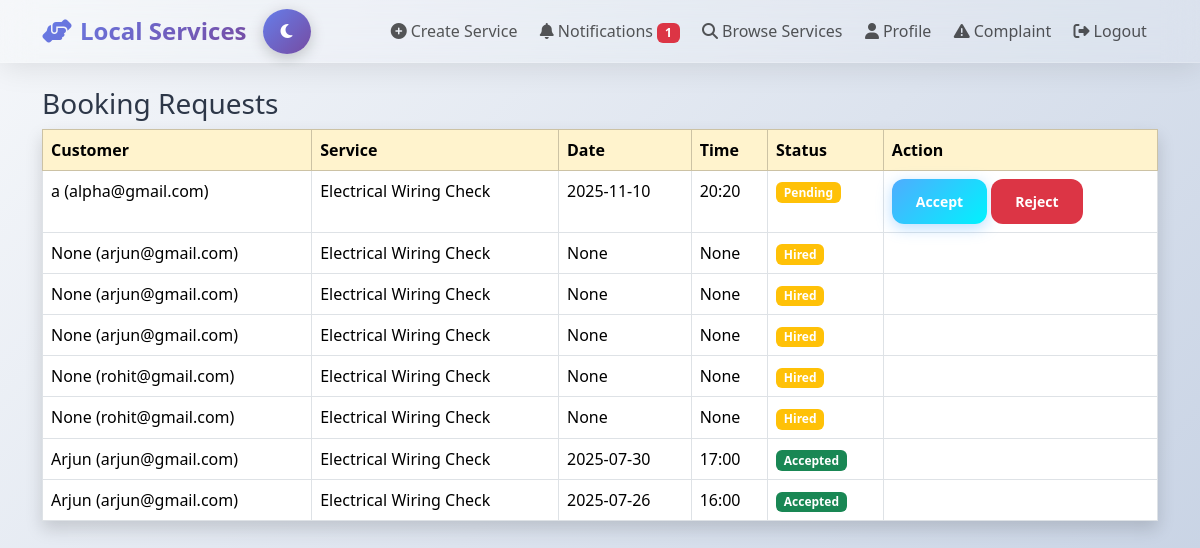
The app's page /provider/notifications (signed in) with its own data.
### app.py (models this page shows, shortened)
class Booking(db.Model):
    id = db.Column(db.Integer, primary_key=True)
    customer_id = db.Column(db.Integer, db.ForeignKey('user.id'), nullable=False)
    provider_id = db.Column(db.Integer, db.ForeignKey('user.id'), nullable=False)
    service_id = db.Column(db.Integer, db.ForeignKey('service.id'), nullable=False)
    customer_name = db.Column(db.String(100))
    age = db.Column(db.Integer)
    gender = db.Column(db.String(20))
    address = db.Column(db.String(200))
    date = db.Column(db.String(50))
    time = db.Column(db.String(50))
    payment_method = db.Column(db.String(20))
    rating = db.Column(db.Integer, default=0)
    status = db.Column(db.String(20), default="Pending")
    timestamp = db.Column(db.DateTime, default=datetime.utcnow)
    service = db.relationship('Service', backref='bookings', lazy=True)
    customer = db.relationship('User', foreign_keys=[customer_id], backref='customer_bookings', lazy=True)
    provider = db.relationship('User', foreign_keys=[provider_id], backref='provider_bookings', lazy=True)

class User(UserMixin, db.Model):
    id = db.Column(db.Integer, primary_key=True)
    username = db.Column(db.String(150), nullable=False, unique=True)
    email = db.Column(db.String(150), nullable=False, unique=True)
    password = db.Column(db.String(150), nullable=False)
    role = db.Column(db.String(50), nullable=False, default='customer')  # customer/provider/admin
    location = db.Column(db.String(100))

class Service(db.Model):
    id = db.Column(db.Integer, primary_key=True)
    provider_id = db.Column(db.Integer, db.ForeignKey('user.id'), nullable=False)
    name = db.Column(db.String(100), nullable=False)
    description = db.Column(db.Text, nullable=False)
    price = db.Column(db.Float, nullable=False)
    location = db.Column(db.String(100), nullable=False)
    is_available = db.Column(db.Boolean, default=True)
    provider = db.relationship('User', backref='services')

### app.py (the view)
@app.route('/provider/notifications')
@login_required
def provider_notifications():
    if current_user.role != "provider":
        flash("Access Denied", "danger")
        return redirect(url_for('index'))
    bookings = Booking.query.filter_by(provider_id=current_user.id).order_by(Booking.timestamp.desc()).all()
    return render_template('provider_notifications.html', bookings=bookings)

### app.py (called while the page is built)
@login_manager.user_loader
def load_user(user_id):
    return User.query.get(int(user_id))

@app.context_processor
def inject_provider_notifications():
    pending_count = 0
    if current_user.is_authenticated and current_user.role == "provider":
        pending_count = Booking.query.filter_by(provider_id=current_user.id, status="Pending").count()
    return dict(provider_pending_count=pending_count)

### templates/provider_notifications.html
{% extends "base.html" %}
{% block content %}
<h3>Booking Requests</h3>
<table class="table table-bordered shadow">
    <thead class="table-warning">
        <tr>
            <th>Customer</th>
            <th>Service</th>
            <th>Date</th>
            <th>Time</th>
            <th>Status</th>
            <th>Action</th>
        </tr>
    </thead>
    <tbody>
        {% for b in bookings %}
        <tr>
            <td>{{ b.customer_name }} ({{ b.customer.email }})</td>
            <td>{{ b.service.name }}</td>
            <td>{{ b.date }}</td>
            <td>{{ b.time }}</td>
            <td>
                <span class="badge bg-{{ 'success' if b.status=='Accepted' else 'danger' if b.status=='Rejected' else 'warning' }}">
                    {{ b.status }}
                </span>
            </td>
            <td>
                {% if b.status == 'Pending' %}
                    <a href="{{ url_for('update_booking_status', booking_id=b.id, action='accept') }}" class="btn btn-success btn-sm">Accept</a>
                    <a href="{{ url_for('update_booking_status', booking_id=b.id, action='reject') }}" class="btn btn-danger btn-sm">Reject</a>
                {% endif %}
            </td>
        </tr>
        {% endfor %}
    </tbody>
</table>
{% endblock %}

### static/css/style.css (style rules this page uses)
:root { --primary-gradient: linear-gradient(135deg, #667eea 0%, #764ba2 100%); --secondary-gradient: linear-gradient(135deg, #f093fb 0%, #f5576c 100%); --success-gradient: linear-gradient(135deg, #4facfe 0%, #00f2fe 100%); --warning-gradient: linear-gradient(135deg, #f6d365 0%, #fda085 100%); --info-gradient: linear-gradient(135deg, #a8edea 0%, #fed6e3 100%); --dark-gradient: linear-gradient(135deg, #2c3e50 0%, #3498db 100%); --bg-primary: linear-gradient(135deg, #f5f7fa 0%, #c3cfe2 100%); --glass-bg: rgba(255, 255, 255, 0.25); --glass-border: rgba(255, 255, 255, 0.18); --text-primary: #2d3748; --text-secondary: #4a5568; --card-bg: rgba(255, 255, 255, 0.9); --shadow-soft: 0 8px 32px rgba(0, 0, 0, 0.1); --shadow-hover: 0 12px 40px rgba(0, 0, 0, 0.15); }
body { background: var(--bg-primary); font-family: 'Segoe UI', system-ui, -apple-system, sans-serif; min-height: 100vh; color: var(--text-primary); transition: all 0.5s ease; }
.btn { border-radius: 0.75rem; border: none; font-weight: 600; padding: 0.75rem 1.5rem; transition: all 0.3s cubic-bezier(0.4, 0, 0.2, 1); position: relative; overflow: hidden; }
.btn::before { content: ''; position: absolute; top: 0; left: -100%; width: 100%; height: 100%; background: linear-gradient(90deg, transparent, rgba(255,255,255,0.3), transparent); transition: left 0.5s; }
.btn-success { background: var(--success-gradient); box-shadow: 0 4px 15px rgba(79, 172, 254, 0.4); }

### templates/theme_handler.html (style rules this page uses)
.btn { position: relative; overflow: hidden; }

### records on screen
Booking: customer_name "a", customer.email "alpha@gmail.com", service.name "Electrical Wiring Check", date "2025-11-10", time "20:20", status "Pending"
Booking: customer_name "None", customer.email "arjun@gmail.com", service.name "Electrical Wiring Check", date "None", time "None", status "Hired"
Booking: customer_name "None", customer.email "arjun@gmail.com", service.name "Electrical Wiring Check", date "None", time "None", status "Hired"
Booking: customer_name "None", customer.email "arjun@gmail.com", service.name "Electrical Wiring Check", date "None", time "None", status "Hired"
Booking: customer_name "None", customer.email "rohit@gmail.com", service.name "Electrical Wiring Check", date "None", time "None", status "Hired"
Booking: customer_name "None", customer.email "rohit@gmail.com", service.name "Electrical Wiring Check", date "None", time "None", status "Hired"
Booking: customer_name "Arjun", customer.email "arjun@gmail.com", service.name "Electrical Wiring Check", date "2025-07-30", time "17:00", status "Accepted"
Booking: customer_name "Arjun", customer.email "arjun@gmail.com", service.name "Electrical Wiring Check", date "2025-07-26", time "16:00", status "Accepted"

### other values on screen
{{ provider_pending_count }} "1"
